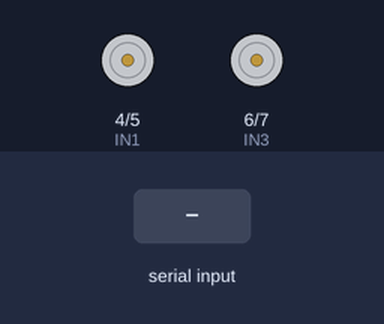
A sketch run on a simulated Arduino Uno, built with avr-gcc and run on an emulated ATmega328P. Shown: motor-driver pin pairs drawn as motors (green arrow = first pin HIGH = forward, orange = second pin HIGH = backward, longer = more drive). Inputs (shaded band) come from the test bench.

Above: at 1.2 s.
1.3 s: "1" received over the second serial link
At 2.2 s:
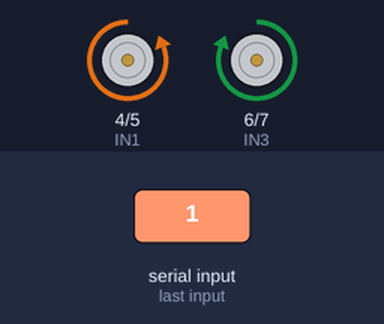
2.8 s: "3" received over the second serial link
At 3.4 s:
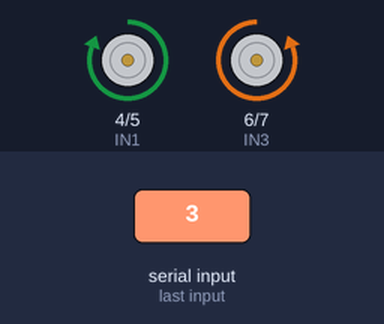
4.3 s: "5" received over the second serial link
At 5.5 s:
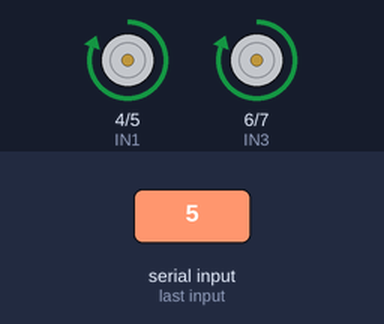
5.8 s: "7" received over the second serial link
At 6.8 s:
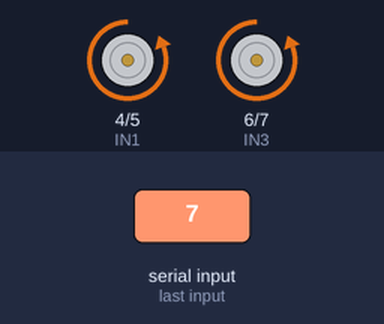
7.3 s: "0" received over the second serial link
At 8.0 s:
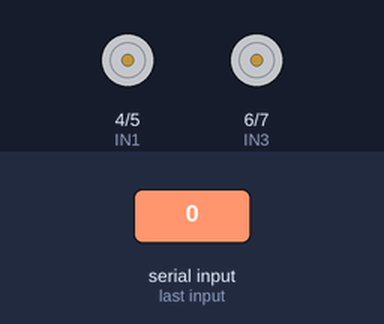
Timing chart, 0 to 9.8 s (numbered marks = the images above; inputs shaded):
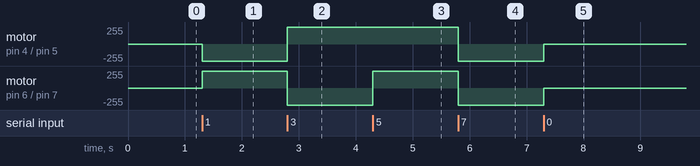

The sketch:

car.ino
```cpp
#include <SoftwareSerial.h>

int IN1 = 4;
int IN2 = 5;
int IN3 = 6;
int IN4 = 7;

const int pinRX = 2; // DIGITAL 2 (RX)
const int pinTX = 3; // DIGITAL 3 (TX)

int btData = 0; // Var to store data received from BT
SoftwareSerial bluetoothSerial(pinTX, pinRX); // Serial emulator pins


void setup(){
  Serial.begin(9600); // Only for debug if needed
  bluetoothSerial.begin(9600); // Initializing Blueooth serial

  pinMode(IN1, OUTPUT);
  pinMode(IN2, OUTPUT);
  pinMode(IN3, OUTPUT);
  pinMode(IN4, OUTPUT);
}

void loop(){
  if(bluetoothSerial.available()){ // Blueooth is available
    btData = bluetoothSerial.read(); // Data received
    switch(btData) {
      case '1':
        left(IN1, IN2, IN3, IN4);
        break;
      case '0':
        stop(IN1, IN2, IN3, IN4);
        break;
      case '2':
        stop(IN1, IN2, IN3, IN4);
        break;
      case '3':
        right(IN1, IN2, IN3, IN4);
        break;
      case '4':
        stop(IN1, IN2, IN3, IN4);
        break;
      case '5':
        forward(IN1, IN2, IN3, IN4);
        break;
      case '6':
        stop(IN1, IN2, IN3, IN4);
        break;
      case '7':
        backward(IN1, IN2, IN3, IN4);
        break;
    }
  }
}

void stop(int IN1, int IN2, int IN3, int IN4)
{
  digitalWrite(IN1, LOW);
  digitalWrite(IN2, LOW);
  digitalWrite(IN3, LOW);
  digitalWrite(IN4, LOW);
}

void forward(int IN1, int IN2, int IN3, int IN4)
{
  digitalWrite(IN1, HIGH);
  digitalWrite(IN2, LOW);
  digitalWrite(IN3, HIGH);
  digitalWrite(IN4, LOW);
}

void backward(int IN1, int IN2, int IN3, int IN4)
{
  digitalWrite(IN1, LOW);
  digitalWrite(IN2, HIGH);
  digitalWrite(IN3, LOW);
  digitalWrite(IN4, HIGH);
}

void left(int IN1, int IN2, int IN3, int IN4)
{
  digitalWrite(IN1, LOW);
  digitalWrite(IN2, HIGH);
  digitalWrite(IN3, HIGH);
  digitalWrite(IN4, LOW);
}
void right(int IN1, int IN2, int IN3, int IN4)
{
  digitalWrite(IN1, HIGH);
  digitalWrite(IN2, LOW);
  digitalWrite(IN3, LOW);
  digitalWrite(IN4, HIGH);
}
```

Measured:
- after the input at 1.3 s, motor on pin 4 (IN1) / pin 5 (IN2): stopped → backward 255/255 at once; motor on pin 6 (IN3) / pin 7 (IN4): stopped → forward 255/255 at once
- after the input at 2.8 s, motor on pin 4 (IN1) / pin 5 (IN2): backward 255/255 → forward 255/255 at once; motor on pin 6 (IN3) / pin 7 (IN4): forward 255/255 → backward 255/255 at once
- after the input at 4.3 s, motor on pin 6 (IN3) / pin 7 (IN4): backward 255/255 → forward 255/255 at once
- after the input at 5.8 s, motor on pin 4 (IN1) / pin 5 (IN2), motor on pin 6 (IN3) / pin 7 (IN4): forward 255/255 → backward 255/255 at once
- after the input at 7.3 s, motor on pin 4 (IN1) / pin 5 (IN2), motor on pin 6 (IN3) / pin 7 (IN4): backward 255/255 → stopped at once
